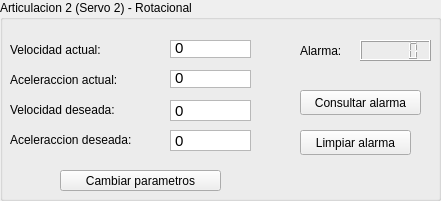
    <widget class="QGroupBox" name="groupBox_11">
     <property name="geometry">
      <rect>
       <x>540</x>
       <y>120</y>
       <width>441</width>
       <height>201</height>
      </rect>
     </property>
     <property name="title">
      <string>Articulacion 2 (Servo 2) - Rotacional</string>
     </property>
     <widget class="QLabel" name="label_22">
      <property name="geometry">
       <rect>
        <x>10</x>
        <y>130</y>
        <width>151</width>
        <height>20</height>
       </rect>
      </property>
      <property name="text">
       <string>Aceleraccion deseada:</string>
      </property>
     </widget>
     <widget class="QLabel" name="label_23">
      <property name="geometry">
       <rect>
        <x>10</x>
        <y>100</y>
        <width>151</width>
        <height>20</height>
       </rect>
      </property>
      <property name="text">
       <string>Velocidad deseada:</string>
      </property>
     </widget>
     <widget class="QLabel" name="label_24">
      <property name="geometry">
       <rect>
        <x>10</x>
        <y>40</y>
        <width>141</width>
        <height>20</height>
       </rect>
      </property>
      <property name="text">
       <string>Velocidad actual: </string>
      </property>
     </widget>
     <widget class="QTextBrowser" name="VelActualJ2">
      <property name="enabled">
       <bool>true</bool>
      </property>
      <property name="geometry">
       <rect>
        <x>170</x>
        <y>40</y>
        <width>81</width>
        <height>18</height>
       </rect>
      </property>
      <property name="font">
       <font>
        <pointsize>11</pointsize>
       </font>
      </property>
      <property name="contextMenuPolicy">
       <enum>Qt::DefaultContextMenu</enum>
      </property>
      <property name="acceptDrops">
       <bool>true</bool>
      </property>
      <property name="autoFillBackground">
       <bool>false</bool>
      </property>
      <property name="frameShape">
       <enum>QFrame::StyledPanel</enum>
      </property>
      <property name="frameShadow">
       <enum>QFrame::Sunken</enum>
      </property>
      <property name="lineWidth">
       <number>0</number>
      </property>
      <property name="verticalScrollBarPolicy">
       <enum>Qt::ScrollBarAlwaysOff</enum>
      </property>
      <property name="horizontalScrollBarPolicy">
       <enum>Qt::ScrollBarAlwaysOff</enum>
      </property>
      <property name="sizeAdjustPolicy">
       <enum>QAbstractScrollArea::AdjustToContentsOnFirstShow</enum>
      </property>
      <property name="html">
       <string>&lt;!DOCTYPE HTML PUBLIC &quot;-//W3C//DTD HTML 4.0//EN&quot; &quot;http://www.w3.org/TR/REC-html40/strict.dtd&quot;&gt;
&lt;html&gt;&lt;head&gt;&lt;meta name=&quot;qrichtext&quot; content=&quot;1&quot; /&gt;&lt;style type=&quot;text/css&quot;&gt;
p, li { white-space: pre-wrap; }
&lt;/style&gt;&lt;/head&gt;&lt;body style=&quot; font-family:'Ubuntu'; font-size:11pt; font-weight:400; font-style:normal;&quot;&gt;
&lt;p style=&quot; margin-top:0px; margin-bottom:0px; margin-left:0px; margin-right:0px; -qt-block-indent:0; text-indent:0px;&quot;&gt;0&lt;/p&gt;&lt;/body&gt;&lt;/html&gt;</string>
      </property>
     </widget>
     <widget class="QTextBrowser" name="AcelActualJ2">
      <property name="enabled">
       <bool>true</bool>
      </property>
      <property name="geometry">
       <rect>
        <x>170</x>
        <y>70</y>
        <width>81</width>
        <height>18</height>
       </rect>
      </property>
      <property name="font">
       <font>
        <pointsize>11</pointsize>
       </font>
      </property>
      <property name="contextMenuPolicy">
       <enum>Qt::DefaultContextMenu</enum>
      </property>
      <property name="acceptDrops">
       <bool>true</bool>
      </property>
      <property name="autoFillBackground">
       <bool>false</bool>
      </property>
      <property name="frameShape">
       <enum>QFrame::StyledPanel</enum>
      </property>
      <property name="frameShadow">
       <enum>QFrame::Sunken</enum>
      </property>
      <property name="lineWidth">
       <number>0</number>
      </property>
      <property name="verticalScrollBarPolicy">
       <enum>Qt::ScrollBarAlwaysOff</enum>
      </property>
      <property name="horizontalScrollBarPolicy">
       <enum>Qt::ScrollBarAlwaysOff</enum>
      </property>
      <property name="sizeAdjustPolicy">
       <enum>QAbstractScrollArea::AdjustToContentsOnFirstShow</enum>
      </property>
      <property name="html">
       <string>&lt;!DOCTYPE HTML PUBLIC &quot;-//W3C//DTD HTML 4.0//EN&quot; &quot;http://www.w3.org/TR/REC-html40/strict.dtd&quot;&gt;
&lt;html&gt;&lt;head&gt;&lt;meta name=&quot;qrichtext&quot; content=&quot;1&quot; /&gt;&lt;style type=&quot;text/css&quot;&gt;
p, li { white-space: pre-wrap; }
&lt;/style&gt;&lt;/head&gt;&lt;body style=&quot; font-family:'Ubuntu'; font-size:11pt; font-weight:400; font-style:normal;&quot;&gt;
&lt;p style=&quot; margin-top:0px; margin-bottom:0px; margin-left:0px; margin-right:0px; -qt-block-indent:0; text-indent:0px;&quot;&gt;0&lt;/p&gt;&lt;/body&gt;&lt;/html&gt;</string>
      </property>
     </widget>
     <widget class="QLabel" name="label_28">
      <property name="geometry">
       <rect>
        <x>10</x>
        <y>70</y>
        <width>141</width>
        <height>20</height>
       </rect>
      </property>
      <property name="text">
       <string>Aceleraccion actual:</string>
      </property>
     </widget>
     <widget class="QPushButton" name="ChgParamJ2">
      <property name="geometry">
       <rect>
        <x>60</x>
        <y>170</y>
        <width>161</width>
        <height>21</height>
       </rect>
      </property>
      <property name="text">
       <string>Cambiar parametros</string>
      </property>
     </widget>
     <widget class="QLabel" name="label_29">
      <property name="geometry">
       <rect>
        <x>300</x>
        <y>40</y>
        <width>51</width>
        <height>21</height>
       </rect>
      </property>
      <property name="text">
       <string>Alarma:</string>
      </property>
     </widget>
     <widget class="QPushButton" name="ClcAlarmJ2">
      <property name="geometry">
       <rect>
        <x>300</x>
        <y>130</y>
        <width>111</width>
        <height>25</height>
       </rect>
      </property>
      <property name="text">
       <string>Limpiar alarma</string>
      </property>
     </widget>
     <widget class="QLCDNumber" name="lcdNumber2">
      <property name="geometry">
       <rect>
        <x>360</x>
        <y>40</y>
        <width>71</width>
        <height>21</height>
       </rect>
      </property>
     </widget>
     <widget class="QPushButton" name="ConsAlarmJ2">
      <property name="geometry">
       <rect>
        <x>300</x>
        <y>90</y>
        <width>121</width>
        <height>25</height>
       </rect>
      </property>
      <property name="text">
       <string>Consultar alarma</string>
      </property>
     </widget>
     <widget class="QTextEdit" name="VelJ2Value">
      <property name="geometry">
       <rect>
        <x>170</x>
        <y>100</y>
        <width>81</width>
        <height>21</height>
       </rect>
      </property>
      <property name="verticalScrollBarPolicy">
       <enum>Qt::ScrollBarAlwaysOff</enum>
      </property>
      <property name="horizontalScrollBarPolicy">
       <enum>Qt::ScrollBarAlwaysOff</enum>
      </property>
      <property name="undoRedoEnabled">
       <bool>true</bool>
      </property>
      <property name="readOnly">
       <bool>false</bool>
      </property>
      <property name="html">
       <string>&lt;!DOCTYPE HTML PUBLIC &quot;-//W3C//DTD HTML 4.0//EN&quot; &quot;http://www.w3.org/TR/REC-html40/strict.dtd&quot;&gt;
&lt;html&gt;&lt;head&gt;&lt;meta name=&quot;qrichtext&quot; content=&quot;1&quot; /&gt;&lt;style type=&quot;text/css&quot;&gt;
p, li { white-space: pre-wrap; }
&lt;/style&gt;&lt;/head&gt;&lt;body style=&quot; font-family:'Ubuntu'; font-size:11pt; font-weight:400; font-style:normal;&quot;&gt;
&lt;p style=&quot; margin-top:0px; margin-bottom:0px; margin-left:0px; margin-right:0px; -qt-block-indent:0; text-indent:0px;&quot;&gt;0&lt;/p&gt;&lt;/body&gt;&lt;/html&gt;</string>
      </property>
      <property name="tabStopDistance">
       <double>79.000000000000000</double>
      </property>
      <property name="textInteractionFlags">
       <set>Qt::TextEditorInteraction</set>
      </property>
      <property name="placeholderText">
       <string/>
      </property>
     </widget>
     <widget class="QTextEdit" name="AcelJ2Value">
      <property name="geometry">
       <rect>
        <x>170</x>
        <y>130</y>
        <width>81</width>
        <height>21</height>
       </rect>
      </property>
      <property name="verticalScrollBarPolicy">
       <enum>Qt::ScrollBarAlwaysOff</enum>
      </property>
      <property name="horizontalScrollBarPolicy">
       <enum>Qt::ScrollBarAlwaysOff</enum>
      </property>
      <property name="undoRedoEnabled">
       <bool>true</bool>
      </property>
      <property name="readOnly">
       <bool>false</bool>
      </property>
      <property name="html">
       <string>&lt;!DOCTYPE HTML PUBLIC &quot;-//W3C//DTD HTML 4.0//EN&quot; &quot;http://www.w3.org/TR/REC-html40/strict.dtd&quot;&gt;
&lt;html&gt;&lt;head&gt;&lt;meta name=&quot;qrichtext&quot; content=&quot;1&quot; /&gt;&lt;style type=&quot;text/css&quot;&gt;
p, li { white-space: pre-wrap; }
&lt;/style&gt;&lt;/head&gt;&lt;body style=&quot; font-family:'Ubuntu'; font-size:11pt; font-weight:400; font-style:normal;&quot;&gt;
&lt;p style=&quot; margin-top:0px; margin-bottom:0px; margin-left:0px; margin-right:0px; -qt-block-indent:0; text-indent:0px;&quot;&gt;0&lt;/p&gt;&lt;/body&gt;&lt;/html&gt;</string>
      </property>
      <property name="tabStopDistance">
       <double>79.000000000000000</double>
      </property>
      <property name="textInteractionFlags">
       <set>Qt::TextEditorInteraction</set>
      </property>
      <property name="placeholderText">
       <string/>
      </property>
     </widget>
    </widget>
